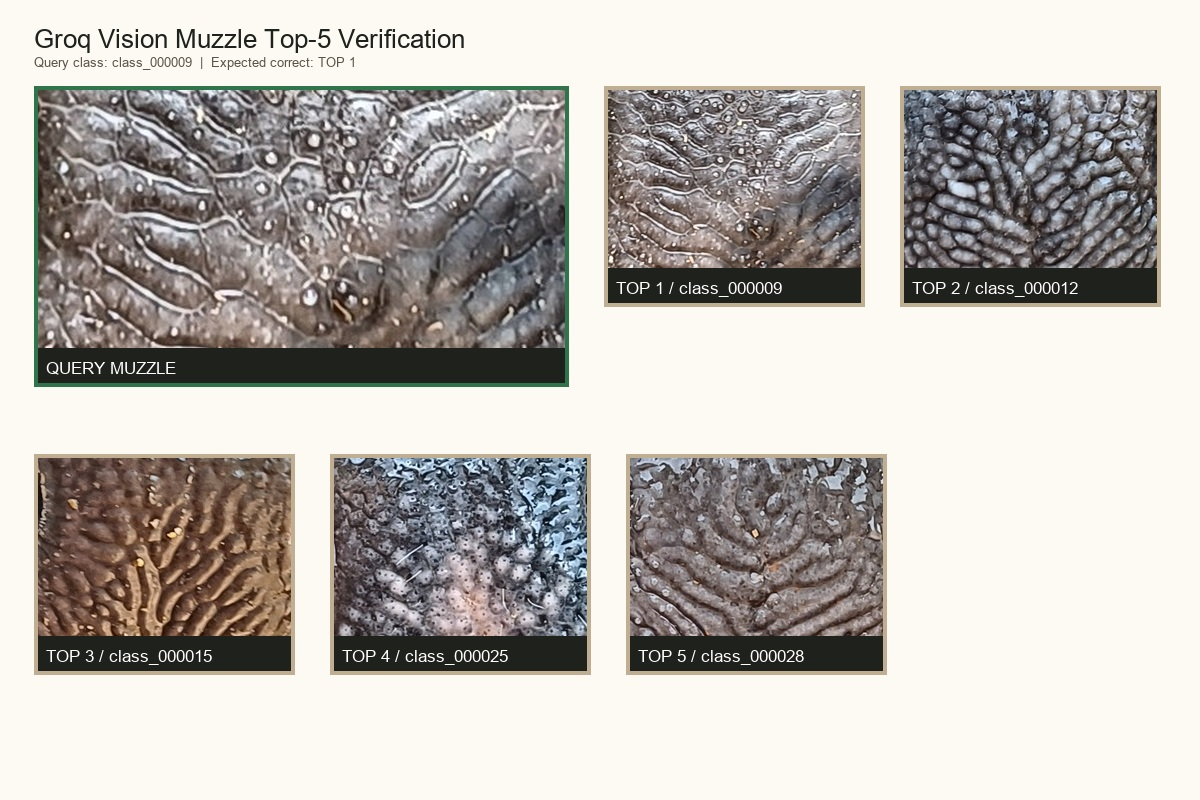
#> input picture groq-muzzle-dashboard/site/assets/sample_01/collage.jpg, 1200 x 800 px
$ python -i yolo_crop_clahe.py   (imports and definitions only)
#> lines starting #> are read from the running program, lines starting #| are printed output that depends on the picture
#> further down, picture is the input picture: shape (800, 1200, 3); mean B, G, R 178.3, 183.5, 187.9
import argparse
import json
import os
from pathlib import Path

workspace_data = Path(__file__).resolve().parents[2] / "data"
# [2 lines not run here, left out]

import cv2
import numpy as np

YOLO_IMPORT_ERROR = None
try:
    from ultralytics import YOLO
except Exception as error:  # pragma: no cover - depends on local ML runtime DLLs
    YOLO = None
    YOLO_IMPORT_ERROR = str(error)


MAX_WIDTH = 1024
MAX_HEIGHT = 768


# [8 lines left out: function resize_inside, not called in this run]


def apply_clahe(image):
    lab = cv2.cvtColor(image, cv2.COLOR_BGR2LAB)
#> lab: shape (800, 1200, 3); mean of channels 0, 1, 2 187.4, 128.9, 131.5
    l_channel, a_channel, b_channel = cv2.split(lab)
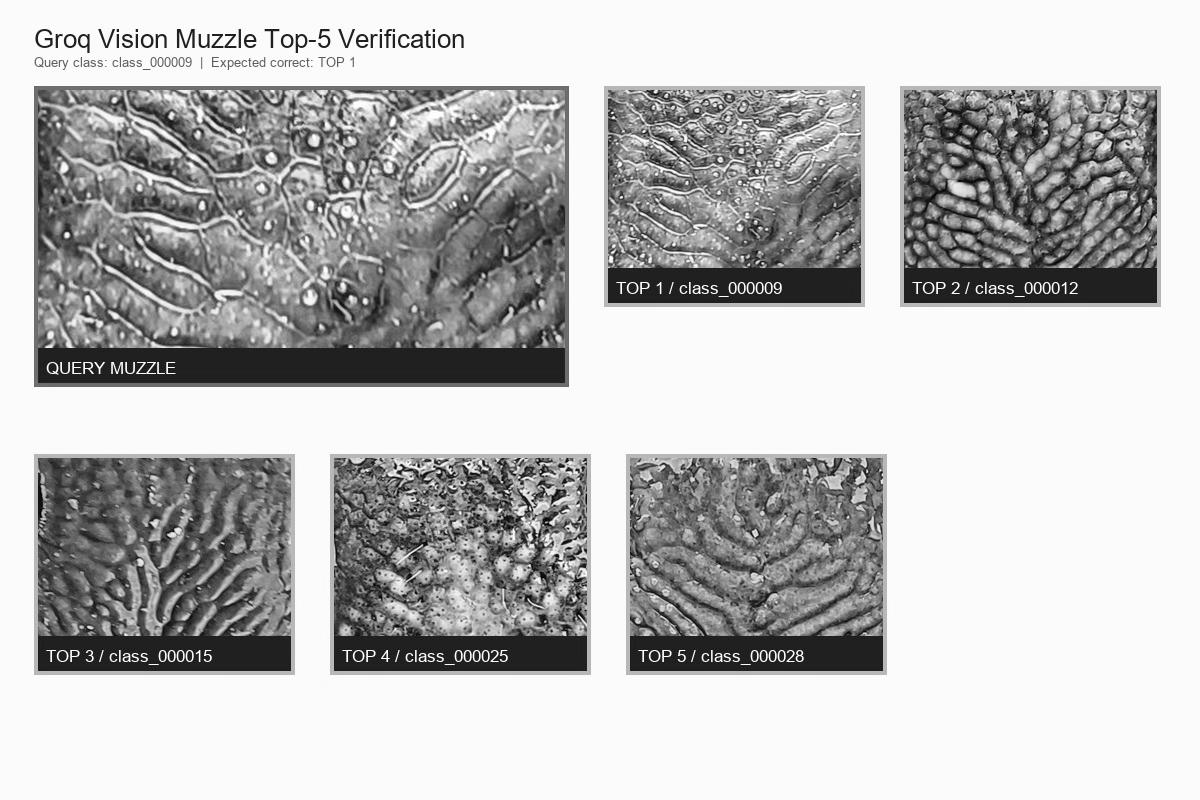
#> l_channel: shape (800, 1200); min 1, max 255, mean 187.4
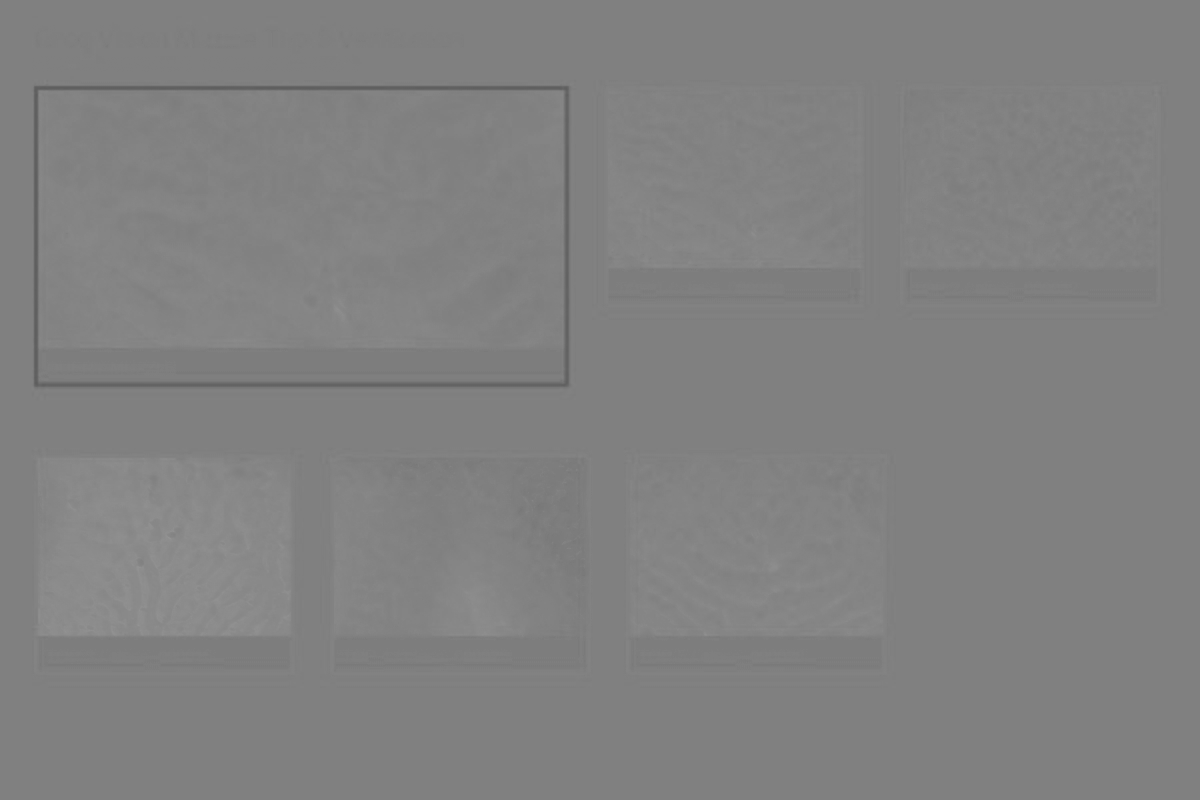
#> a_channel: shape (800, 1200); min 94, max 148, mean 128.9
    clahe = cv2.createCLAHE(clipLimit=2.0, tileGridSize=(8, 8))
    enhanced_l = clahe.apply(l_channel)
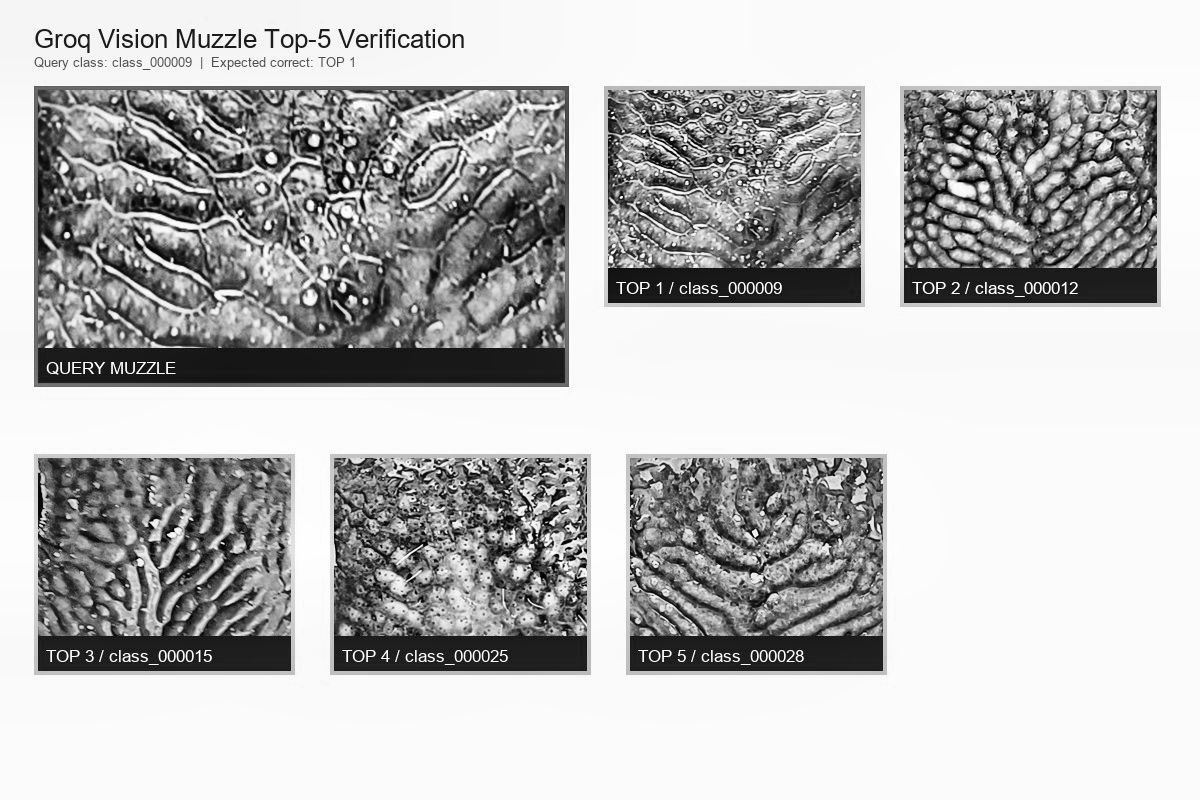
#> enhanced_l: shape (800, 1200); min 0, max 255, mean 186.9
    merged = cv2.merge((enhanced_l, a_channel, b_channel))
#> merged: shape (800, 1200, 3); mean of channels 0, 1, 2 186.9, 128.9, 131.5
    return cv2.cvtColor(merged, cv2.COLOR_LAB2BGR)
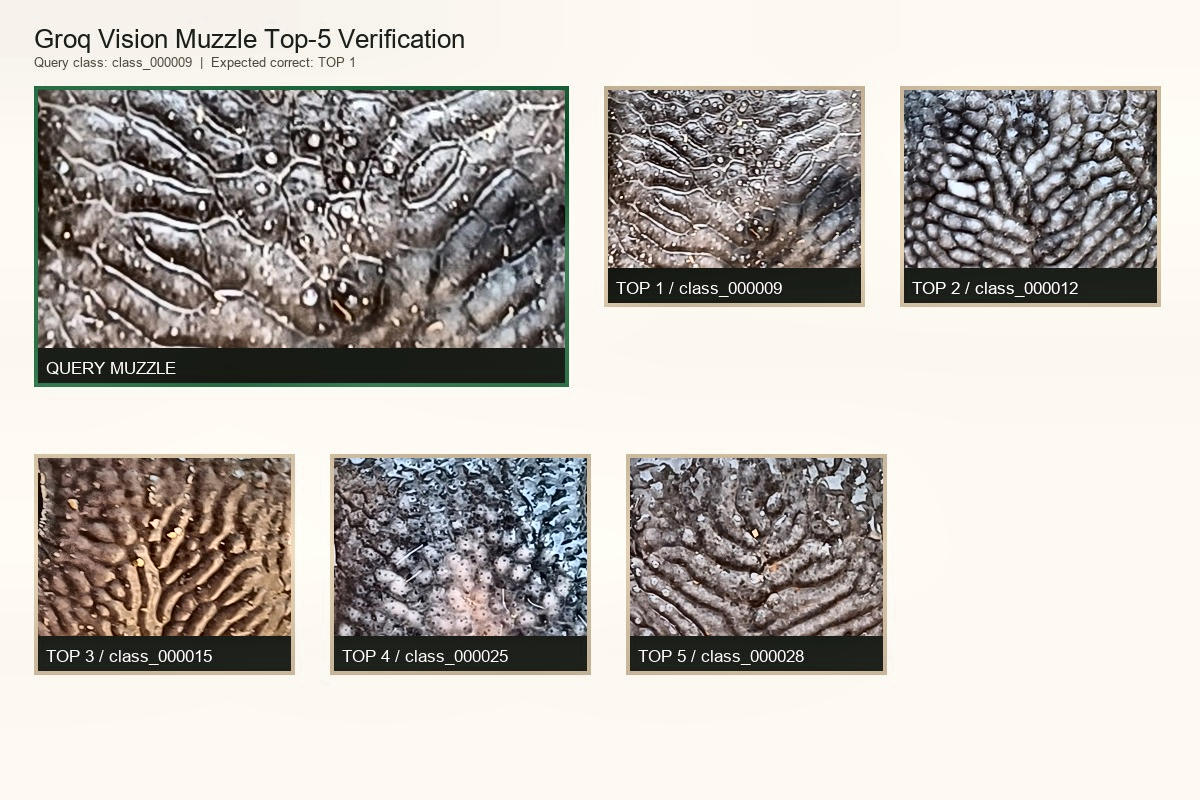
#> returned value: shape (800, 1200, 3); mean B, G, R 178.1, 183.5, 188.3


# [109 lines left out: functions padded_box, center_crop_box, save_crop, main, not called in this run]


# [2 lines not run here, left out]

>>> import cv2
>>> picture = cv2.imread('../../groq-muzzle-dashboard/site/assets/sample_01/collage.jpg')
>>> result = apply_clahe(picture)
